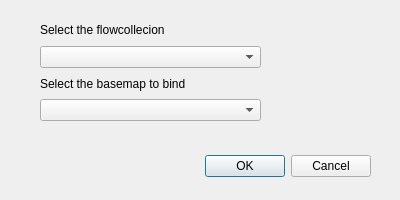
<?xml version="1.0" encoding="UTF-8"?>
<ui version="4.0">
 <class>BindingDialog</class>
 <widget class="QDialog" name="BindingDialog">
  <property name="geometry">
   <rect>
    <x>0</x>
    <y>0</y>
    <width>400</width>
    <height>200</height>
   </rect>
  </property>
  <property name="windowTitle">
   <string>Bind flowcollection to basemap</string>
  </property>
  <widget class="QDialogButtonBox" name="buttonBox">
   <property name="geometry">
    <rect>
     <x>30</x>
     <y>150</y>
     <width>341</width>
     <height>32</height>
    </rect>
   </property>
   <property name="orientation">
    <enum>Qt::Horizontal</enum>
   </property>
   <property name="standardButtons">
    <set>QDialogButtonBox::Cancel|QDialogButtonBox::Ok</set>
   </property>
  </widget>
  <widget class="QWidget" name="verticalLayoutWidget">
   <property name="geometry">
    <rect>
     <x>40</x>
     <y>20</y>
     <width>221</width>
     <height>101</height>
    </rect>
   </property>
   <layout class="QVBoxLayout" name="verticalLayout">
    <item>
     <widget class="QLabel" name="label">
      <property name="text">
       <string>Select the flowcollecion</string>
      </property>
     </widget>
    </item>
    <item>
     <widget class="QComboBox" name="comboBox"/>
    </item>
    <item>
     <widget class="QLabel" name="label_2">
      <property name="text">
       <string>Select the basemap to bind</string>
      </property>
     </widget>
    </item>
    <item>
     <widget class="QComboBox" name="comboBox_2"/>
    </item>
   </layout>
  </widget>
 </widget>
 <resources/>
 <connections>
  <connection>
   <sender>buttonBox</sender>
   <signal>accepted()</signal>
   <receiver>BindingDialog</receiver>
   <slot>accept()</slot>
   <hints>
    <hint type="sourcelabel">
     <x>248</x>
     <y>254</y>
    </hint>
    <hint type="destinationlabel">
     <x>157</x>
     <y>274</y>
    </hint>
   </hints>
  </connection>
  <connection>
   <sender>buttonBox</sender>
   <signal>rejected()</signal>
   <receiver>BindingDialog</receiver>
   <slot>reject()</slot>
   <hints>
    <hint type="sourcelabel">
     <x>316</x>
     <y>260</y>
    </hint>
    <hint type="destinationlabel">
     <x>286</x>
     <y>274</y>
    </hint>
   </hints>
  </connection>
 </connections>
</ui>
